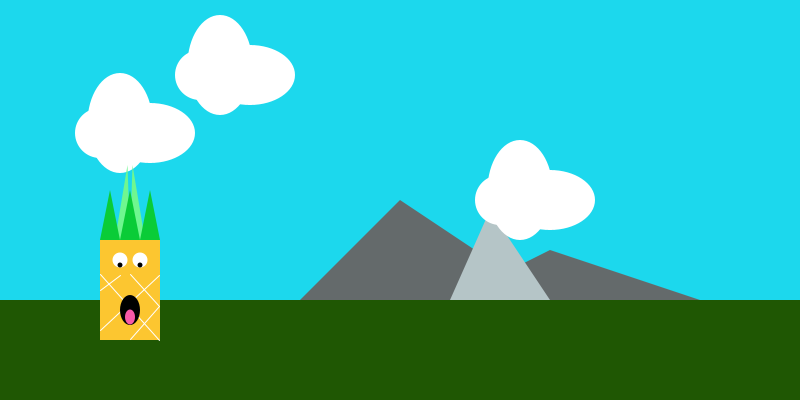
Frame 1 (no input)
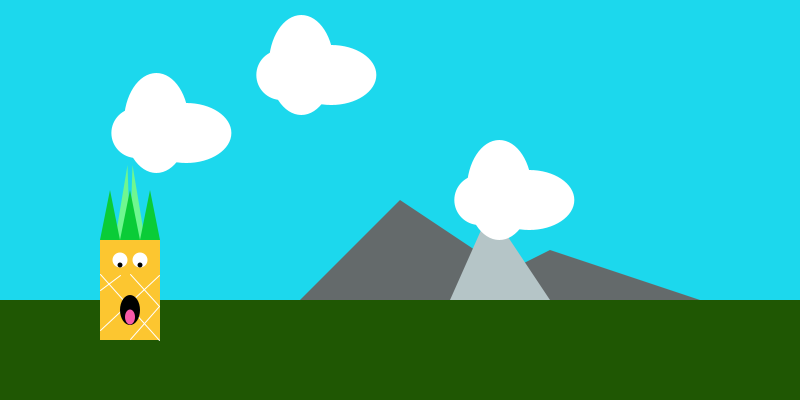
Frame 60 (the mouse pressed at the canvas centre just before this capture)
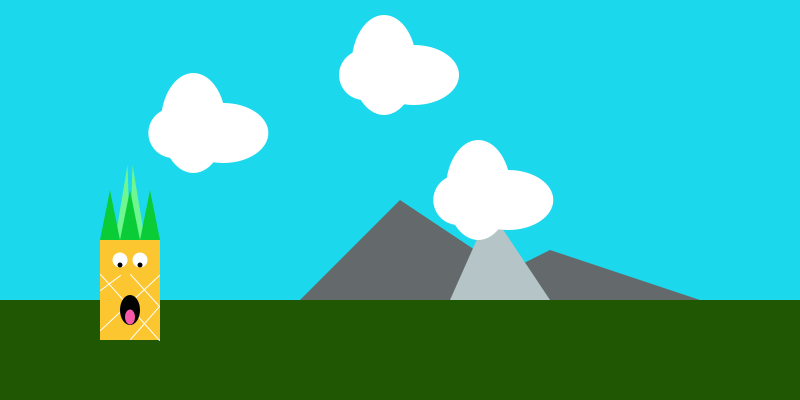
Frame 120 (the mouse held since frame 60 and released just before this capture)

The Processing sketch that drew these frames (run headless with seeded random() and noise(); from frame 60 on, the mouse is pressed at the canvas centre):

// Processing sketch: processing_105994
// ── processing_105994.pde

Pineapple[] piney = new Pineapple[1];

Clouds[] cloud=new Clouds[3];//class of clouds

void setup(){
  size(800,400);
 
  
  for (int i=0;i<cloud.length;i++){
    cloud[i]=new Clouds();
  }
  
  cloud[0].prime(100, height/3);
  cloud[1].prime(500, 200);
  cloud[2].prime(200, 75);

  
  for(int j=0; j<piney.length;j++){
    piney[j]=new Pineapple();
  }
    piney[0].prime(100,240);
  
  
}

void draw(){
  noStroke();
  fill(31,87,3);//grass
  rect(0,300,800,100);
  fill(28,216,237);//sky
  rect(0,0,800,300);
  fill(100,106,107);//mountain
  triangle(300,300,400,200,550,300);
  triangle(450,300, 550, 250, 700, 300);
  fill(181,197,199);//middle mountain
  triangle(450,300,490,210,550,300);
  
  
  for(int i=0; i<cloud.length;i++){
    cloud[i].animate();
  }
  
  for (int j=0; j<piney.length;j++){
    piney[j].animate();
    piney[j].move();
  }
  
  
}

class Clouds{
  
  float x;
  float y;
  float xSpeed;
  
  void prime(float a, float b){
    
    x= a;
    y= b;
    xSpeed = random(-1,1.5);
  }
  
  void animate(){
    noStroke();
    fill(255);
    ellipse(x,y,50,50);
    ellipse(x+20,y-10,65,100);
    ellipse(x+50,y,90,60);
    
    x+= xSpeed;
    
    if (x<0 || x+110>width){
      xSpeed*=-1;
    }

    
  }
  
  
  
  
}
class Pineapple {

  float x;
  float y;

  float xSpeed;
  float ySpeed;

  void prime(float a, float b) {//setup function
    x=a;
    y=b;


    xSpeed=1;
    ySpeed=1;
  } 

  void animate() {

    noStroke();
    fill(252, 198, 48);
    rect(x, y, 60, 100);//body

    fill(255);
    ellipse(x+20, y+20, 15, 15);//eyes
    ellipse(x+40, y+20, 15, 15);//eyes

    fill(0);
    ellipse(x+20, y+25, 5, 5);
    ellipse(x+40, y+25, 5, 5);//pupil



    fill(111, 247, 143);
    triangle(x+15, y, x+27.5, y-75, x+30, y);
    triangle(x+30, y, x+32.5, y-75, x+45, y);

    fill(10, 204, 55);//pineapple hair
    triangle(x, y, x+10, y-50, x+20, y);
    triangle(x+20, y, x+30, y-50, x+40, y);
    triangle(x+40, y, x+50, y-50, x+60, y);

    fill(102, 60, 5);//body grids
    stroke(255);
    line(x, y+34, x+59, y+100);
    line(x+30, y+34, x+59, y+66);
    line(x, y+50, x+20, y+35);
    line(x, y+90, x+59, y+35);
    line(x+30, y+99, x+59, y+66);

    noStroke();
    fill(0);
    ellipse(x+30, y+70, 20, 30); //mouth 

    fill(247, 89, 168);
    ellipse(x+30, y+77, 10, 15);//tongue
  }

  void move() {
    if (key==CODED) {
      if (keyCode==RIGHT) {
        x+=xSpeed;
      } 
      else if (keyCode==LEFT) {
        x+=xSpeed*-1;
      } 
      else if (keyCode==UP) {
        y+=ySpeed*-1;
      } 
      else if (keyCode==DOWN) {
        y+=ySpeed;
      }
    }
  }
}
